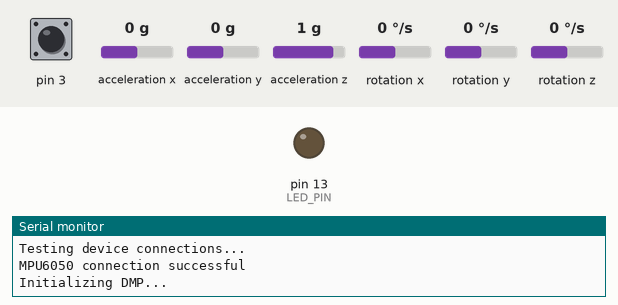
Bench run of a sketch on a simulated Arduino Leonardo, built with avr-gcc and run on an emulated ATmega32U4. Parts: output pins drawn as LEDs (lit = HIGH), the last lines printed to the serial monitor. Dashed ring = blinking. The inputs (shaded band) are chosen by the test bench; at power-on: pin 3 HIGH, acceleration x 0 g, acceleration y 0 g, acceleration z 1 g, rotation x 0 °/s, rotation y 0 °/s, rotation z 0 °/s. The sensor or clock chip raises its interrupt line as the real part does.

Above: at 0.1 s.
At 30.39 s:
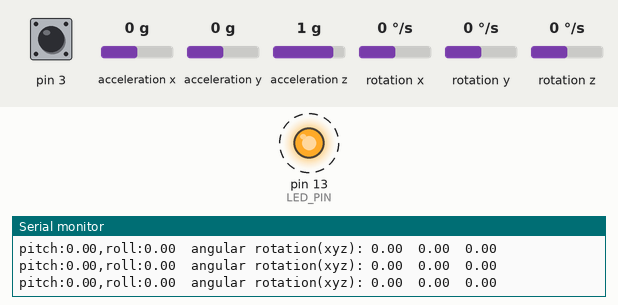
Timing chart, 0 to 33.2 s (numbered marks = the images above):
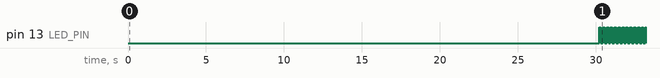

The sketch:

MPU6050_cleaned.ino
```cpp
// I2C device class (I2Cdev) demonstration Arduino sketch for MPU6050 class using DMP (MotionApps v2.0)
// 6/21/2012 by Jeff Rowberg <jeff@rowberg.net>
// Updates should (hopefully) always be available at https://github.com/jrowberg/i2cdevlib
//
// Changelog:
//      2013-05-08 - added seamless Fastwire support
//                 - added note about gyro calibration
//      2012-06-21 - added note about Arduino 1.0.1 + Leonardo compatibility error
//      2012-06-20 - improved FIFO overflow handling and simplified read process
//      2012-06-19 - completely rearranged DMP initialization code and simplification
//      2012-06-13 - pull gyro and accel data from FIFO packet instead of reading directly
//      2012-06-09 - fix broken FIFO read sequence and change interrupt detection to RISING
//      2012-06-05 - add gravity-compensated initial reference frame acceleration output
//                 - add 3D math helper file to DMP6 example sketch
//                 - add Euler output and Yaw/Pitch/Roll output formats
//      2012-06-04 - remove accel offset clearing for better results (thanks Sungon Lee)
//      2012-06-01 - fixed gyro sensitivity to be 2000 deg/sec instead of 250
//      2012-05-30 - basic DMP initialization working

/* ============================================
I2Cdev device library code is placed under the MIT license
Copyright (c) 2012 Jeff Rowberg

Permission is hereby granted, free of charge, to any person obtaining a copy
of this software and associated documentation files (the "Software"), to deal
in the Software without restriction, including without limitation the rights
to use, copy, modify, merge, publish, distribute, sublicense, and/or sell
copies of the Software, and to permit persons to whom the Software is
furnished to do so, subject to the following conditions:

The above copyright notice and this permission notice shall be included in
all copies or substantial portions of the Software.

THE SOFTWARE IS PROVIDED "AS IS", WITHOUT WARRANTY OF ANY KIND, EXPRESS OR
IMPLIED, INCLUDING BUT NOT LIMITED TO THE WARRANTIES OF MERCHANTABILITY,
FITNESS FOR A PARTICULAR PURPOSE AND NONINFRINGEMENT. IN NO EVENT SHALL THE
AUTHORS OR COPYRIGHT HOLDERS BE LIABLE FOR ANY CLAIM, DAMAGES OR OTHER
LIABILITY, WHETHER IN AN ACTION OF CONTRACT, TORT OR OTHERWISE, ARISING FROM,
OUT OF OR IN CONNECTION WITH THE SOFTWARE OR THE USE OR OTHER DEALINGS IN
THE SOFTWARE.
===============================================
*/

// I2Cdev and MPU6050 must be installed as libraries, or else the .cpp/.h files
// for both classes must be in the include path of your project
#include "I2Cdev.h"

#include "MPU6050_6Axis_MotionApps20.h"
//#include "MPU6050.h" // not necessary if using MotionApps include file

// Arduino Wire library is required if I2Cdev I2CDEV_ARDUINO_WIRE implementation
// is used in I2Cdev.h
#if I2CDEV_IMPLEMENTATION == I2CDEV_ARDUINO_WIRE
    #include "Wire.h"
#endif

// class default I2C address is 0x68
// specific I2C addresses may be passed as a parameter here
// AD0 low = 0x68 (default for SparkFun breakout and InvenSense evaluation board)
// AD0 high = 0x69
MPU6050 mpu;
//MPU6050 mpu(0x69); // <-- use for AD0 high

/* =========================================================================
   NOTE: In addition to connection 3.3v, GND, SDA, and SCL, this sketch
   depends on the MPU-6050's INT pin being connected to the Arduino's
   external interrupt #0 pin. On the Arduino Uno and Mega 2560, this is
   digital I/O pin 2.
 * ========================================================================= */

/* =========================================================================
   NOTE: Arduino v1.0.1 with the Leonardo board generates a compile error
   when using Serial.write(buf, len). The Teapot output uses this method.
   The solution requires a modification to the Arduino USBAPI.h file, which
   is fortunately simple, but annoying. This will be fixed in the next IDE
   release. For more info, see these links:

   http://arduino.cc/forum/index.php/topic,109987.0.html
   http://code.google.com/p/arduino/issues/detail?id=958
 * ========================================================================= */

/********************************************************************************/
//uncomment if we want key press before IMU6060 starts
//#define INPUT_SERIAL
/********************************************************************************/


// uncomment "OUTPUT_READABLE_YAWPITCHROLL" if you want to see the yaw/
// pitch/roll angles (in degrees) calculated from the quaternions coming
// from the FIFO. Note this also requires gravity vector calculations.
// Also note that yaw/pitch/roll angles suffer from gimbal lock (for
// more info, see: http://en.wikipedia.org/wiki/Gimbal_lock)
#define OUTPUT_READABLE_YAWPITCHROLL

//#define OUTPUT_YPR

#define OUTPUT_ROLL_PITCH

//#define OUTPUT_PITCH

//#define IMU_PRECISION_TEST
#define OUTPUT_ANGULARROT
#define LED_PIN 13 // (Arduino is 13, Teensy is 11, Teensy++ is 6)

/*******Calibration Variables*******/
//Change this 3 variables if you want to fine tune the skecth to your needs.
int buffersize=1000;     //Amount of readings used to average, make it higher to get more precision but sketch will be slower  (default:1000)
int acel_deadzone=8;     //Acelerometer error allowed, make it lower to get more precision, but sketch may not converge  (default:8)
int giro_deadzone=1;     //Giro error allowed, make it lower to get more precision, but sketch may not converge  (default:1)
int mean_ax,mean_ay,mean_az,mean_gx,mean_gy,mean_gz,state=0;
int ax_offset,ay_offset,az_offset,gx_offset,gy_offset,gz_offset;
bool calibrationFlag = true;

bool blinkState = false;

// MPU control/status vars
bool dmpReady = false;  // set true if DMP init was successful
uint8_t mpuIntStatus;   // holds actual interrupt status byte from MPU
uint8_t devStatus;      // return status after each device operation (0 = success, !0 = error)
uint16_t packetSize;    // expected DMP packet size (default is 42 bytes)
uint16_t fifoCount;     // count of all bytes currently in FIFO
uint8_t fifoBuffer[64]; // FIFO storage buffer
int16_t ax, ay, az;
int16_t gx, gy, gz;

// orientation/motion vars
Quaternion q;           // [w, x, y, z]         quaternion container
VectorFloat gravity;    // [x, y, z]            gravity vector
float ypr[3];           // [yaw, pitch, roll]   yaw/pitch/roll container and gravity vector


// packet structure for InvenSense teapot demo
uint8_t teapotPacket[14] = { '$', 0x02, 0,0, 0,0, 0,0, 0,0, 0x00, 0x00, '\r', '\n' };
#ifdef IMU_PRECISION_TEST
      unsigned long time;
#endif


// ================================================================
// ===               INTERRUPT DETECTION ROUTINE                ===
// ================================================================

volatile bool mpuInterrupt = false;     // indicates whether MPU interrupt pin has gone high
void dmpDataReady() {
    mpuInterrupt = true;
}


// ================================================================
// ===                      INITIAL SETUP                       ===
// ================================================================

void setup() {
    // join I2C bus (I2Cdev library doesn't do this automatically)
    #if I2CDEV_IMPLEMENTATION == I2CDEV_ARDUINO_WIRE
        Wire.begin();
        TWBR = 24; // 400kHz I2C clock (200kHz if CPU is 8MHz)
    #elif I2CDEV_IMPLEMENTATION == I2CDEV_BUILTIN_FASTWIRE
        Fastwire::setup(400, true);
    #endif

    // initialize serial communication
    // (115200 chosen because it is required for Teapot Demo output, but it's
    // really up to you depending on your project)
    Serial.begin(115200);
    while (!Serial); // wait for Leonardo enumeration, others continue immediately

    // NOTE: 8MHz or slower host processors, like the Teensy @ 3.3v or Ardunio
    // Pro Mini running at 3.3v, cannot handle this baud rate reliably due to
    // the baud timing being too misaligned with processor ticks. You must use
    // 38400 or slower in these cases, or use some kind of external separate
    // crystal solution for the UART timer.

    // initialize device
    Serial.println(F("aInitializing I2C devices..."));
    mpu.initialize();
    //to set the sensitivity of the gyro REFER TO THE DATA SHEET FOR THE CORRECT SCALING FACTORS
    mpu.setFullScaleGyroRange(0); //0 = +/- 250 degrees/sec | 1 = +/- 500 degrees/sec | 2 = +/- 1000 degrees/sec | 3 =  +/- 2000 degrees/sec

    // verify connection
    Serial.println(F("Testing device connections..."));
    Serial.println(mpu.testConnection() ? F("MPU6050 connection successful") : F("MPU6050 connection failed"));

   #ifdef INPUT_SERIAL
    // wait for ready
    Serial.println(F("\nSend any character to begin DMP programming and demo: "));
    while (Serial.available() && Serial.read()); // empty buffer
    while (!Serial.available());                 // wait for data
    while (Serial.available() && Serial.read()); // empty buffer again
   #endif

    // load and configure the DMP
    Serial.println(F("Initializing DMP..."));
    devStatus = mpu.dmpInitialize();

    // make sure it worked (returns 0 if so)
    if (devStatus == 0) {
        // turn on the DMP, now that it's ready
        Serial.println(F("Enabling DMP..."));
        mpu.setDMPEnabled(true);

        // enable Arduino interrupt detection
        Serial.println(F("Enabling interrupt detection (Arduino external interrupt 0)..."));
        attachInterrupt(0, dmpDataReady, RISING);
        mpuIntStatus = mpu.getIntStatus();

        // set our DMP Ready flag so the main loop() function knows it's okay to use it
        Serial.println(F("DMP ready! Waiting for first interrupt..."));
        dmpReady = true;

        // get expected DMP packet size for later comparison
        packetSize = mpu.dmpGetFIFOPacketSize();
    } else {
        // ERROR!
        // 1 = initial memory load failed
        // 2 = DMP configuration updates failed
        // (if it's going to break, usually the code will be 1)
        Serial.print(F("DMP Initialization failed (code "));
        Serial.print(devStatus);
        Serial.println(F(")"));
    }
    calibrationFlag = true;
    Serial.println("\nMPU6050 Calibration Sketch");
    delay(2000);
    Serial.println("\nYour MPU6050 should be placed in horizontal position, with package letters facing up. \nDon't touch it until you see a finish message.\n");
    delay(3000);
    mpu.setXAccelOffset(0);
    mpu.setYAccelOffset(0);
    mpu.setZAccelOffset(0);
    mpu.setXGyroOffset(0);
    mpu.setYGyroOffset(0);
    mpu.setZGyroOffset(0);
    while(calibrationFlag == true){
       if (state==0){
        Serial.println("\nReading sensors for first time...");
        meansensors();
        state++;
        delay(1000);
      }

      if (state==1) {
        Serial.println("\nCalculating offsets...");
        calibration();
        state++;
        delay(1000);
      }

      if (state==2) {
        meansensors();
        Serial.println("\nFINISHED!");
        Serial.print("\nSensor readings with offsets:\t");
        Serial.print(mean_ax);
        Serial.print("\t");
        Serial.print(mean_ay);
        Serial.print("\t");
        Serial.print(mean_az);
        Serial.print("\t");
        Serial.print(mean_gx);
        Serial.print("\t");
        Serial.print(mean_gy);
        Serial.print("\t");
        Serial.println(mean_gz);
        Serial.print("Your offsets:\t");
        Serial.print(ax_offset);
        Serial.print("\t");
        Serial.print(ay_offset);
        Serial.print("\t");
        Serial.print(az_offset);
        Serial.print("\t");
        Serial.print(gx_offset);
        Serial.print("\t");
        Serial.print(gy_offset);
        Serial.print("\t");
        Serial.println(gz_offset);
        Serial.println("\nData is printed as: acelX acelY acelZ giroX giroY giroZ");
        Serial.println("Check that your sensor readings are close to 0 0 16384 0 0 0");
        Serial.println("If calibration was succesful write down your offsets so you can set them in your projects using something similar to mpu.setXAccelOffset(youroffset)");
        delay(3000);
        calibrationFlag = false;
       }
   }
    // supply your own gyro offsets here, scaled for min sensitivity
    mpu.setXGyroOffset(gx_offset);
    mpu.setYGyroOffset(gy_offset);
    mpu.setZGyroOffset(gz_offset);
    mpu.setZAccelOffset(1788); // 1688 factory default for my test chip or 1788

    #ifdef IMU_PRECISION_TEST
      Serial.println("Time Pitch Roll");
    #endif
    // configure LED for output
    pinMode(LED_PIN, OUTPUT);

}


// ================================================================
// ===                    MAIN PROGRAM LOOP                     ===
// ================================================================

void loop() {
    // if programming failed, don't try to do anything
    if (!dmpReady) return;

   // reset interrupt flag and get INT_STATUS byte
    mpuInterrupt = false;
    mpuIntStatus = mpu.getIntStatus();

    // get current FIFO count
    fifoCount = mpu.getFIFOCount();

    // check for overflow (this should never happen unless our code is too inefficient)
    if ((mpuIntStatus & 0x10) || fifoCount == 1024) {
        // reset so we can continue cleanly
        mpu.resetFIFO();
        Serial.println(F("FIFO overflow!"));

    // otherwise, check for DMP data ready interrupt (this should happen frequently)
    } else if (mpuIntStatus & 0x02) {
        // wait for correct available data length, should be a VERY short wait
        while (fifoCount < packetSize) fifoCount = mpu.getFIFOCount();

        // read a packet from FIFO
        mpu.getFIFOBytes(fifoBuffer, packetSize);

        // track FIFO count here in case there is > 1 packet available
        // (this lets us immediately read more without waiting for an interrupt)
        fifoCount -= packetSize;
        #ifdef OUTPUT_READABLE_YAWPITCHROLL
            // display Euler angles in degrees
            mpu.dmpGetQuaternion(&q, fifoBuffer);
            mpu.dmpGetGravity(&gravity, &q);
            mpu.dmpGetYawPitchRoll(ypr, &q, &gravity);

            #ifdef OUTPUT_YPR
              Serial.print("ypr\t");
              Serial.print(ypr[0] * 180/M_PI);//yaw
              Serial.print("\t");
              Serial.print(ypr[1] * 180/M_PI);//pitch
              Serial.print("\t");
              Serial.println(ypr[2] * 180/M_PI);//roll
            #endif
            #ifdef OUTPUT_ROLL_PITCH
            //pitch and roll in angle
              Serial.print("pitch:"+String(ypr[1] * 180/M_PI)+","+"roll:"+String(ypr[2] * 180/M_PI)+"\t");//roll
            #endif
            #ifdef OUTPUT_PITCH
              if(ypr[1] * 180/M_PI>0){
                Serial.print(ypr[1] * 180/M_PI);//roll
                Serial.print("\t");
                Serial.println("up");
              }
              else if(ypr[1] * 180/M_PI<0){
                Serial.print(ypr[1] * 180/M_PI);//roll
                Serial.print("\t");
                Serial.println("down");
              }
            #endif
            #ifdef IMU_PRECISION_TEST
              time = millis();
              Serial.print(String(time)+","+String(ypr[1] * 180/M_PI)+","+String(ypr[2] * 180/M_PI)+"\n");
              delay(1);
            #endif
            #ifdef OUTPUT_ANGULARROT
              mpu.getRotation(&gx, &gy, &gz);
              Serial.print("angular rotation(xyz): ");
              Serial.print(double(gx)/131); Serial.print("\t");
              Serial.print(double(gy)/131); Serial.print("\t");
              Serial.println(double(gz)/131);
            #endif
        #endif
         // blink LED to indicate activity
        blinkState = !blinkState;
        digitalWrite(LED_PIN, blinkState);
    }
}

///////////////////////////////////   FUNCTIONS   ////////////////////////////////////
void meansensors(){
  long i=0,buff_ax=0,buff_ay=0,buff_az=0,buff_gx=0,buff_gy=0,buff_gz=0;

  while (i<(buffersize+101)){
    // read raw accel/gyro measurements from device
    mpu.getMotion6(&ax, &ay, &az, &gx, &gy, &gz);

    if (i>100 && i<=(buffersize+100)){ //First 100 measures are discarded
      buff_ax=buff_ax+ax;
      buff_ay=buff_ay+ay;
      buff_az=buff_az+az;
      buff_gx=buff_gx+gx;
      buff_gy=buff_gy+gy;
      buff_gz=buff_gz+gz;
    }
    if (i==(buffersize+100)){
      mean_ax=buff_ax/buffersize;
      mean_ay=buff_ay/buffersize;
      mean_az=buff_az/buffersize;
      mean_gx=buff_gx/buffersize;
      mean_gy=buff_gy/buffersize;
      mean_gz=buff_gz/buffersize;
    }
    i++;
    delay(2); //Needed so we don't get repeated measures
  }
}

void calibration(){
  ax_offset=-mean_ax/8;
  ay_offset=-mean_ay/8;
  az_offset=(16384-mean_az)/8;

  gx_offset=-mean_gx/4;
  gy_offset=-mean_gy/4;
  gz_offset=-mean_gz/4;
  while (1){
    int ready=0;
    mpu.setXAccelOffset(ax_offset);
    mpu.setYAccelOffset(ay_offset);
    mpu.setZAccelOffset(az_offset);

    mpu.setXGyroOffset(gx_offset);
    mpu.setYGyroOffset(gy_offset);
    mpu.setZGyroOffset(gz_offset);

    meansensors();
    Serial.println("...");

    if (abs(mean_ax)<=acel_deadzone) ready++;
    else ax_offset=ax_offset-mean_ax/acel_deadzone;

    if (abs(mean_ay)<=acel_deadzone) ready++;
    else ay_offset=ay_offset-mean_ay/acel_deadzone;

    if (abs(16384-mean_az)<=acel_deadzone) ready++;
    else az_offset=az_offset+(16384-mean_az)/acel_deadzone;

    if (abs(mean_gx)<=giro_deadzone) ready++;
    else gx_offset=gx_offset-mean_gx/(giro_deadzone+1);

    if (abs(mean_gy)<=giro_deadzone) ready++;
    else gy_offset=gy_offset-mean_gy/(giro_deadzone+1);

    if (abs(mean_gz)<=giro_deadzone) ready++;
    else gz_offset=gz_offset-mean_gz/(giro_deadzone+1);

    if (ready==6) break;
  }
}
```

Measured:
- by itself, pin 13 (LED_PIN): alternates HIGH for 0.01 s and LOW for 0.01 s
